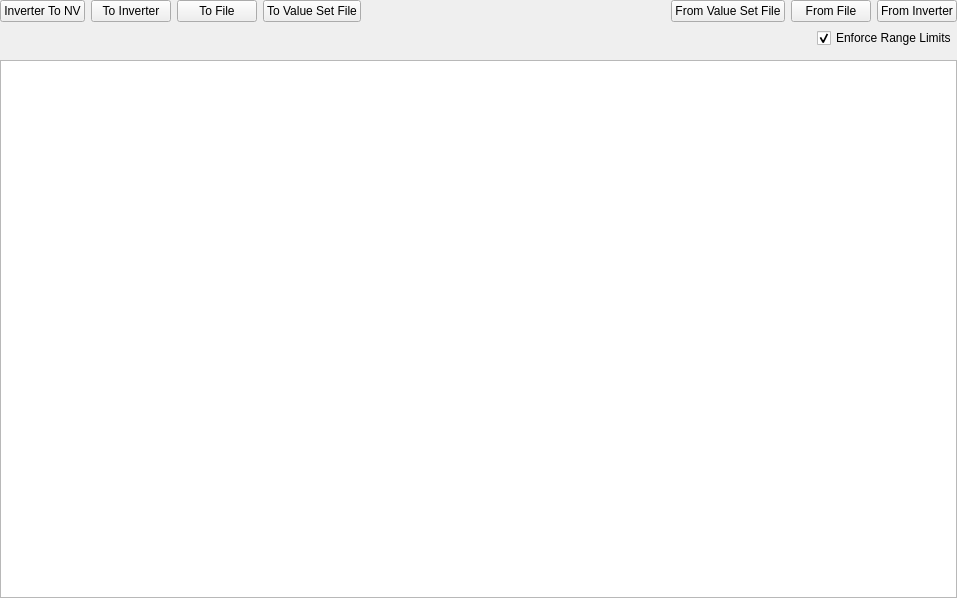
<?xml version="1.0" encoding="UTF-8"?>
<ui version="4.0">
 <class>Form</class>
 <widget class="QWidget" name="Form">
  <property name="geometry">
   <rect>
    <x>0</x>
    <y>0</y>
    <width>957</width>
    <height>598</height>
   </rect>
  </property>
  <property name="windowTitle">
   <string>Form</string>
  </property>
  <layout class="QVBoxLayout" name="verticalLayout">
   <property name="leftMargin">
    <number>0</number>
   </property>
   <property name="topMargin">
    <number>0</number>
   </property>
   <property name="rightMargin">
    <number>0</number>
   </property>
   <property name="bottomMargin">
    <number>0</number>
   </property>
   <item>
    <layout class="QVBoxLayout" name="verticalLayout_2">
     <item>
      <layout class="QHBoxLayout" name="horizontalLayout">
       <property name="sizeConstraint">
        <enum>QLayout::SetDefaultConstraint</enum>
       </property>
       <property name="rightMargin">
        <number>0</number>
       </property>
       <item>
        <widget class="QPushButton" name="module_to_nv_button">
         <property name="text">
          <string>Inverter To NV</string>
         </property>
        </widget>
       </item>
       <item>
        <widget class="QPushButton" name="write_to_module_button">
         <property name="text">
          <string>To Inverter</string>
         </property>
        </widget>
       </item>
       <item>
        <widget class="QPushButton" name="write_to_file_button">
         <property name="text">
          <string>To File</string>
         </property>
        </widget>
       </item>
       <item>
        <widget class="QPushButton" name="write_to_value_set_file_button">
         <property name="text">
          <string>To Value Set File</string>
         </property>
        </widget>
       </item>
       <item>
        <spacer name="horizontalSpacer_2">
         <property name="orientation">
          <enum>Qt::Horizontal</enum>
         </property>
         <property name="sizeHint" stdset="0">
          <size>
           <width>40</width>
           <height>20</height>
          </size>
         </property>
        </spacer>
       </item>
       <item>
        <widget class="QPushButton" name="read_from_value_set_file_button">
         <property name="text">
          <string>From Value Set File</string>
         </property>
        </widget>
       </item>
       <item>
        <widget class="QPushButton" name="read_from_file_button">
         <property name="text">
          <string>From File</string>
         </property>
        </widget>
       </item>
       <item>
        <widget class="QPushButton" name="read_from_module_button">
         <property name="sizePolicy">
          <sizepolicy hsizetype="Minimum" vsizetype="Fixed">
           <horstretch>0</horstretch>
           <verstretch>0</verstretch>
          </sizepolicy>
         </property>
         <property name="text">
          <string>From Inverter</string>
         </property>
        </widget>
       </item>
      </layout>
     </item>
     <item>
      <layout class="QHBoxLayout" name="horizontalLayout_2">
       <item>
        <widget class="QLabel" name="status_label">
         <property name="text">
          <string/>
         </property>
        </widget>
       </item>
       <item>
        <widget class="Enum" name="current_access_level">
         <property name="sizePolicy">
          <sizepolicy hsizetype="Fixed" vsizetype="Fixed">
           <horstretch>0</horstretch>
           <verstretch>0</verstretch>
          </sizepolicy>
         </property>
         <property name="label_visible" stdset="0">
          <bool>false</bool>
         </property>
        </widget>
       </item>
       <item>
        <widget class="QCheckBox" name="enforce_range_limits_check_box">
         <property name="sizePolicy">
          <sizepolicy hsizetype="Fixed" vsizetype="Fixed">
           <horstretch>0</horstretch>
           <verstretch>0</verstretch>
          </sizepolicy>
         </property>
         <property name="text">
          <string>Enforce Range Limits</string>
         </property>
         <property name="checked">
          <bool>true</bool>
         </property>
        </widget>
       </item>
      </layout>
     </item>
     <item>
      <widget class="SearchBox" name="searchbox"/>
     </item>
     <item>
      <widget class="QTreeView" name="tree_view">
       <property name="alternatingRowColors">
        <bool>true</bool>
       </property>
      </widget>
     </item>
    </layout>
   </item>
  </layout>
 </widget>
 <customwidgets>
  <customwidget>
   <class>SearchBox</class>
   <extends>QWidget</extends>
   <header>epyqlib.searchbox</header>
  </customwidget>
  <customwidget>
   <class>Enum</class>
   <extends>QWidget</extends>
   <header>epyqlib.widgets.enum</header>
  </customwidget>
 </customwidgets>
 <resources/>
 <connections/>
</ui>
